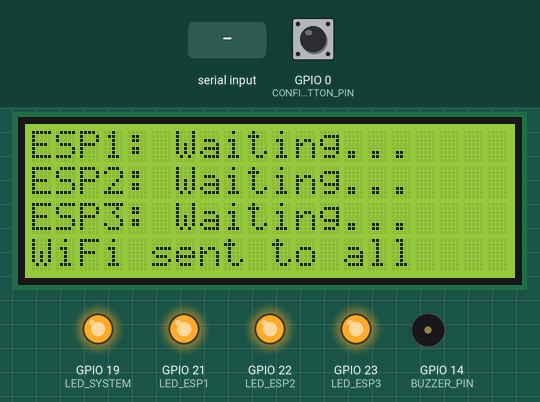
The sketch below on a simulated ESP32. Shown: 20×4 character LCD, output pins drawn as LEDs (lit = HIGH), buzzer (waves = sounding, pin HIGH). Dashed ring = blinking. The test bench sets the inputs (shaded band); at power-on: GPIO 0 (CONFIG_BUTTON_PIN) HIGH. What the sketch prints to the serial monitor is not drawn.

Above: at 3.9 s.
4.0 s: "STATUS\n" received over Serial
At 5.2 s:
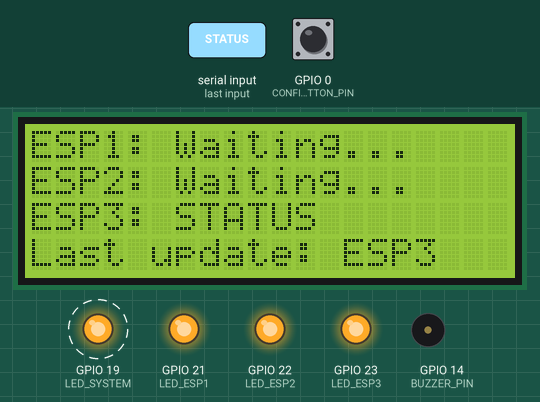
6.8 s: GPIO 0 (CONFIG_BUTTON_PIN) pulled LOW for 0.15 s
At 7.31 s:
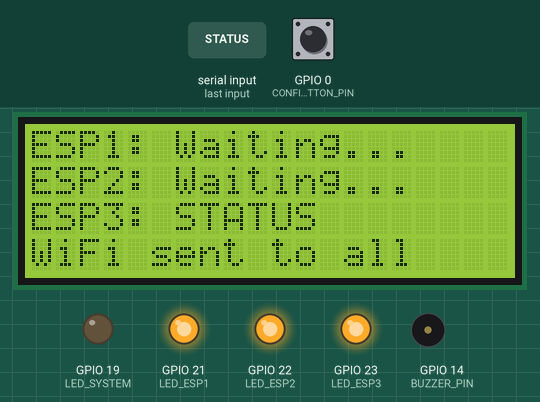
7.5 s: "ESP1\n" received over the second serial link
At 8.8 s:
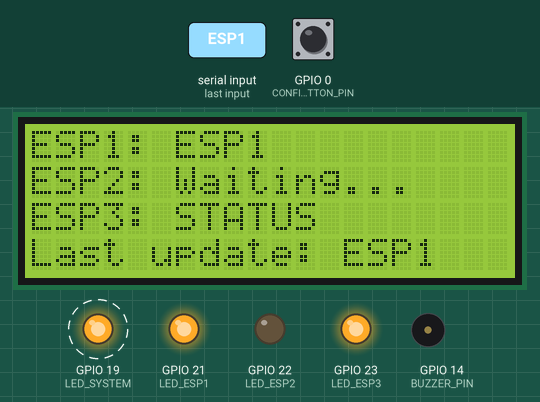
10.4 s: "ALERT\n" received over Serial
At 11.4 s:
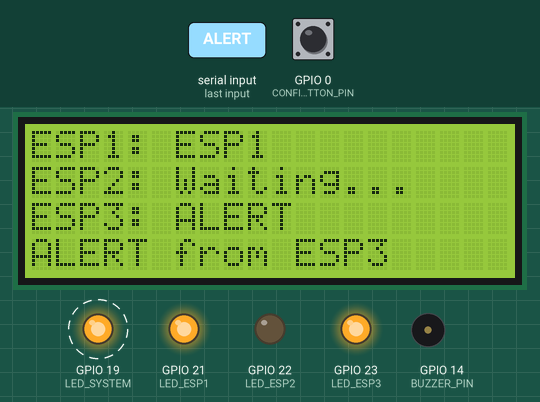
13.0 s: "GAS\n" received over the second serial link
At 14.0 s:
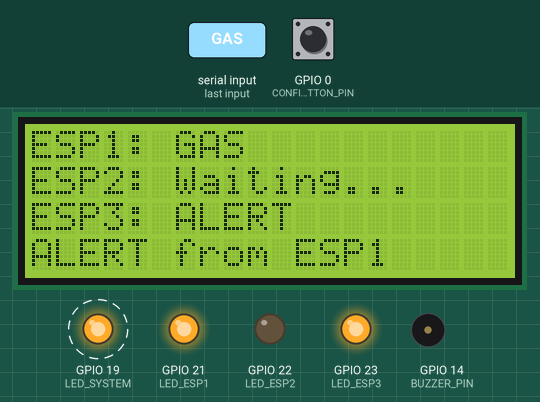
15.6 s: "RAIN\n" received over Serial
At 16.6 s:
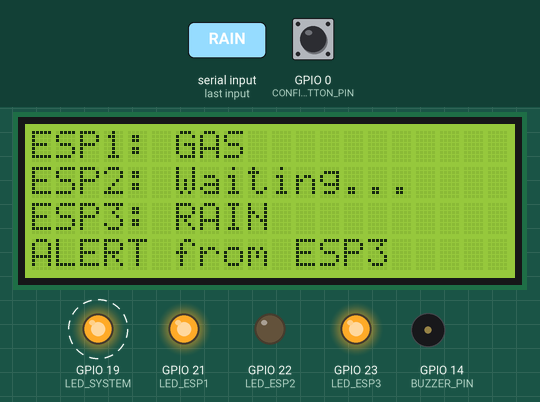
Timing chart, 0 to 21.7 s (numbered marks = the images above; inputs shaded):
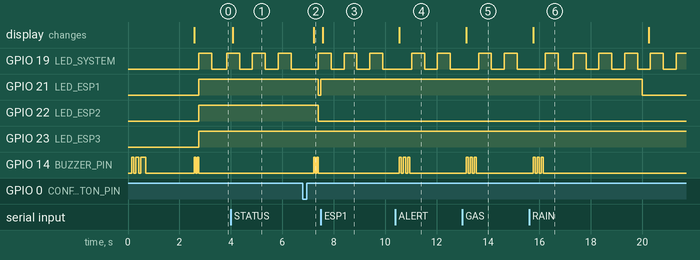

Measured:
- after the input at 4.0 s, the display: changes after 0.07 s (image 1)
- after the input at 6.8 s, GPIO 21 (LED_ESP1), GPIO 22 (LED_ESP2): HIGH → LOW after 0.60 s instead of 0.20 s; GPIO 14 (BUZZER_PIN): alternates HIGH for 0.06 s and LOW for 0.06 s, starting after 0.42 s; the display: changes after 0.42 s (image 2)
- after the input at 7.5 s, GPIO 21 (LED_ESP1): LOW → HIGH at once; the display: changes after 0.07 s (image 3)
- after the input at 10.4 s, GPIO 23 (LED_ESP3): stays HIGH (without the input it goes to LOW after 0.60 s); GPIO 14 (BUZZER_PIN): alternates HIGH for 0.08 s and LOW for 0.08 s, 6 changes in all, then stays LOW, starting after 0.15 s; the display: changes after 0.15 s (image 4)
- after the input at 13.0 s, GPIO 21 (LED_ESP1): stays HIGH (without the input it goes to LOW after 1.5 s); GPIO 14 (BUZZER_PIN): alternates HIGH for 0.08 s and LOW for 0.08 s, 6 changes in all, then stays LOW, starting after 0.15 s; the display: changes after 0.15 s (image 5)
- after the input at 15.6 s, GPIO 23 (LED_ESP3): stays HIGH (without the input it goes to LOW after 1.8 s); GPIO 14 (BUZZER_PIN): alternates HIGH for 0.08 s and LOW for 0.08 s, 6 changes in all, then stays LOW, starting after 0.15 s; the display: changes after 0.15 s (image 6)
- by itself, GPIO 19 (LED_SYSTEM): alternates HIGH for 0.50 s and LOW for 0.50 s

The sketch:

esp32-4.ino
```cpp
/*
  ESP32 #4 - WiFi Controller + LED Status + Buzzer + LCD 20x4

  SERIAL COMMUNICATION:
  GPIO 16 - RX logs from ESP32 #1
  GPIO 17 - TX WiFi config to ESP32 #1

  GPIO 4  - RX logs from ESP32 #2
  GPIO 5  - TX WiFi config to ESP32 #2

  GPIO 2  - RX logs from ESP32 #3
  GPIO 18 - TX WiFi config to ESP32 #3

  LED STATUS:
  GPIO 21 - LED ESP32 #1 Status Blue
  GPIO 22 - LED ESP32 #2 Status Green
  GPIO 23 - LED ESP32 #3 Status Red
  GPIO 19 - LED System Status Yellow

  BUZZER & BUTTON:
  GPIO 14 - Startup & Alert Buzzer
  GPIO 0  - Config Button / Boot Button

  LCD I2C 20x4:
  SDA default ESP32 = GPIO 21
  SCL default ESP32 = GPIO 22

  PENTING:
  Karena GPIO 21 dan GPIO 22 di list kamu dipakai LED,
  kalau tetap pakai LCD I2C default, PIN AKAN BENTROK.

  Solusi di kode ini:
  - LCD I2C dipindah ke pin custom:
    SDA = GPIO 27
    SCL = GPIO 33

  Jadi wiring LCD:
  VCC -> 5V / VIN
  GND -> GND
  SDA -> GPIO 27
  SCL -> GPIO 33
*/

#include <Arduino.h>
#include <Wire.h>
#include <LiquidCrystal_I2C.h>

// UART ke ESP32 #1
HardwareSerial ESP1Serial(1);

// UART ke ESP32 #2
HardwareSerial ESP2Serial(2);

// UART ke ESP32 #3
HardwareSerial ESP3Serial(0);

// PIN UART
#define ESP1_RX 16
#define ESP1_TX 17

#define ESP2_RX 4
#define ESP2_TX 5

#define ESP3_RX 2
#define ESP3_TX 18

// PIN LED
#define LED_ESP1 21
#define LED_ESP2 22
#define LED_ESP3 23
#define LED_SYSTEM 19

// PIN BUZZER & BUTTON
#define BUZZER_PIN 14
#define CONFIG_BUTTON_PIN 0

// LCD I2C custom pin supaya tidak bentrok dengan LED GPIO 21 & 22
#define LCD_SDA 27
#define LCD_SCL 33

// Alamat LCD umum: 0x27 atau 0x3F
LiquidCrystal_I2C lcd(0x27, 20, 4);

String wifiSSID = "NAMA_WIFI_KAMU";
String wifiPASS = "PASSWORD_WIFI_KAMU";

unsigned long lastWiFiSend = 0;
unsigned long lastBlink = 0;
unsigned long lastLCDUpdate = 0;

bool systemBlinkState = false;

unsigned long lastESP1 = 0;
unsigned long lastESP2 = 0;
unsigned long lastESP3 = 0;

const unsigned long DEVICE_TIMEOUT = 7000;

String lcdLine1 = "ESP1: Menunggu...";
String lcdLine2 = "ESP2: Menunggu...";
String lcdLine3 = "ESP3: Menunggu...";
String lcdLine4 = "SYSTEM: STARTING";

void lcdPrintLine(byte row, String text) {
  lcd.setCursor(0, row);

  if (text.length() > 20) {
    text = text.substring(0, 20);
  }

  while (text.length() < 20) {
    text += " ";
  }

  lcd.print(text);
}

void updateLCD() {
  lcdPrintLine(0, lcdLine1);
  lcdPrintLine(1, lcdLine2);
  lcdPrintLine(2, lcdLine3);
  lcdPrintLine(3, lcdLine4);
}

String makeLCDStatus(String deviceName, String data) {
  // Contoh data:
  // ESP1:STATUS:OK,GAS=1200,LAMP=OFF,WIFI=NO
  // Biar muat di LCD 20x4, dibuat ringkas.
  data.trim();

  String result = deviceName + ": ";

  int firstColon = data.indexOf(':');
  int secondColon = data.indexOf(':', firstColon + 1);

  if (secondColon > 0) {
    String type = data.substring(firstColon + 1, secondColon);
    String msg = data.substring(secondColon + 1);

    if (type == "STATUS") {
      result += msg;
    } else {
      result += type + " " + msg;
    }
  } else {
    result += data;
  }

  if (result.length() > 20) {
    result = result.substring(0, 20);
  }

  return result;
}

void toneBeep(int durationMs) {
  digitalWrite(BUZZER_PIN, HIGH);
  delay(durationMs);
  digitalWrite(BUZZER_PIN, LOW);
}

void startupSound() {
  toneBeep(80);
  delay(80);
  toneBeep(120);
  delay(80);
  toneBeep(200);
}

void alertSound() {
  for (int i = 0; i < 3; i++) {
    toneBeep(80);
    delay(80);
  }
}

void successSound() {
  toneBeep(60);
  delay(60);
  toneBeep(60);
}

void sendWiFiTo(HardwareSerial &port, String targetName) {
  String data = "WIFI:" + wifiSSID + "," + wifiPASS;
  port.println(data);

  Serial.println("Kirim WiFi ke " + targetName + " -> " + data);

  lcdLine4 = "WiFi sent " + targetName;
  updateLCD();
}

void sendWiFiToAll() {
  sendWiFiTo(ESP1Serial, "ESP1");
  sendWiFiTo(ESP2Serial, "ESP2");
  sendWiFiTo(ESP3Serial, "ESP3");

  lcdLine4 = "WiFi sent to all";
  updateLCD();

  successSound();
}

void readFromESP(HardwareSerial &port, String name, int ledPin, unsigned long &lastSeen) {
  if (port.available()) {
    String data = port.readStringUntil('\n');
    data.trim();

    if (data.length() > 0) {
      Serial.println("Dari " + name + " -> " + data);

      lastSeen = millis();
      digitalWrite(ledPin, HIGH);

      if (name == "ESP1") {
        lcdLine1 = makeLCDStatus("ESP1", data);
      } else if (name == "ESP2") {
        lcdLine2 = makeLCDStatus("ESP2", data);
      } else if (name == "ESP3") {
        lcdLine3 = makeLCDStatus("ESP3", data);
      }

      lcdLine4 = "Last update: " + name;
      updateLCD();

      if (data.indexOf("ALERT") >= 0 || data.indexOf("GAS") >= 0 || data.indexOf("RAIN") >= 0) {
        lcdLine4 = "ALERT from " + name;
        updateLCD();
        alertSound();
      }
    }
  }
}

void updateStatusLED() {
  unsigned long now = millis();

  bool esp1Online = now - lastESP1 < DEVICE_TIMEOUT;
  bool esp2Online = now - lastESP2 < DEVICE_TIMEOUT;
  bool esp3Online = now - lastESP3 < DEVICE_TIMEOUT;

  digitalWrite(LED_ESP1, esp1Online ? HIGH : LOW);
  digitalWrite(LED_ESP2, esp2Online ? HIGH : LOW);
  digitalWrite(LED_ESP3, esp3Online ? HIGH : LOW);

  if (now - lastBlink > 500) {
    lastBlink = now;
    systemBlinkState = !systemBlinkState;
    digitalWrite(LED_SYSTEM, systemBlinkState ? HIGH : LOW);
  }

  if (!esp1Online && lastESP1 != 0) {
    lcdLine1 = "ESP1: Offline";
  }

  if (!esp2Online && lastESP2 != 0) {
    lcdLine2 = "ESP2: Offline";
  }

  if (!esp3Online && lastESP3 != 0) {
    lcdLine3 = "ESP3: Offline";
  }
}

void setup() {
  Serial.begin(115200);

  pinMode(LED_ESP1, OUTPUT);
  pinMode(LED_ESP2, OUTPUT);
  pinMode(LED_ESP3, OUTPUT);
  pinMode(LED_SYSTEM, OUTPUT);

  pinMode(BUZZER_PIN, OUTPUT);
  pinMode(CONFIG_BUTTON_PIN, INPUT_PULLUP);

  digitalWrite(LED_ESP1, LOW);
  digitalWrite(LED_ESP2, LOW);
  digitalWrite(LED_ESP3, LOW);
  digitalWrite(LED_SYSTEM, LOW);
  digitalWrite(BUZZER_PIN, LOW);

  Wire.begin(LCD_SDA, LCD_SCL);
  lcd.init();
  lcd.backlight();

  lcdPrintLine(0, "IoT Smart Home");
  lcdPrintLine(1, "ESP32-4 Control");
  lcdPrintLine(2, "LCD Ready");
  lcdPrintLine(3, "Starting...");

  startupSound();

  ESP1Serial.begin(9600, SERIAL_8N1, ESP1_RX, ESP1_TX);
  ESP2Serial.begin(9600, SERIAL_8N1, ESP2_RX, ESP2_TX);
  ESP3Serial.begin(9600, SERIAL_8N1, ESP3_RX, ESP3_TX);

  Serial.println("ESP32-4 Controller READY");
  Serial.println("Tekan BOOT/GPIO0 untuk kirim ulang WiFi config.");

  delay(1500);

  lcdLine1 = "ESP1: Waiting...";
  lcdLine2 = "ESP2: Waiting...";
  lcdLine3 = "ESP3: Waiting...";
  lcdLine4 = "System Ready";
  updateLCD();

  sendWiFiToAll();
}

void loop() {
  readFromESP(ESP1Serial, "ESP1", LED_ESP1, lastESP1);
  readFromESP(ESP2Serial, "ESP2", LED_ESP2, lastESP2);
  readFromESP(ESP3Serial, "ESP3", LED_ESP3, lastESP3);

  updateStatusLED();

  if (millis() - lastLCDUpdate > 1000) {
    lastLCDUpdate = millis();
    updateLCD();
  }

  if (digitalRead(CONFIG_BUTTON_PIN) == LOW) {
    if (millis() - lastWiFiSend > 2000) {
      lastWiFiSend = millis();
      Serial.println("Tombol config ditekan, kirim ulang WiFi...");
      lcdLine4 = "Send WiFi config";
      updateLCD();
      sendWiFiToAll();
    }
  }
}
```
